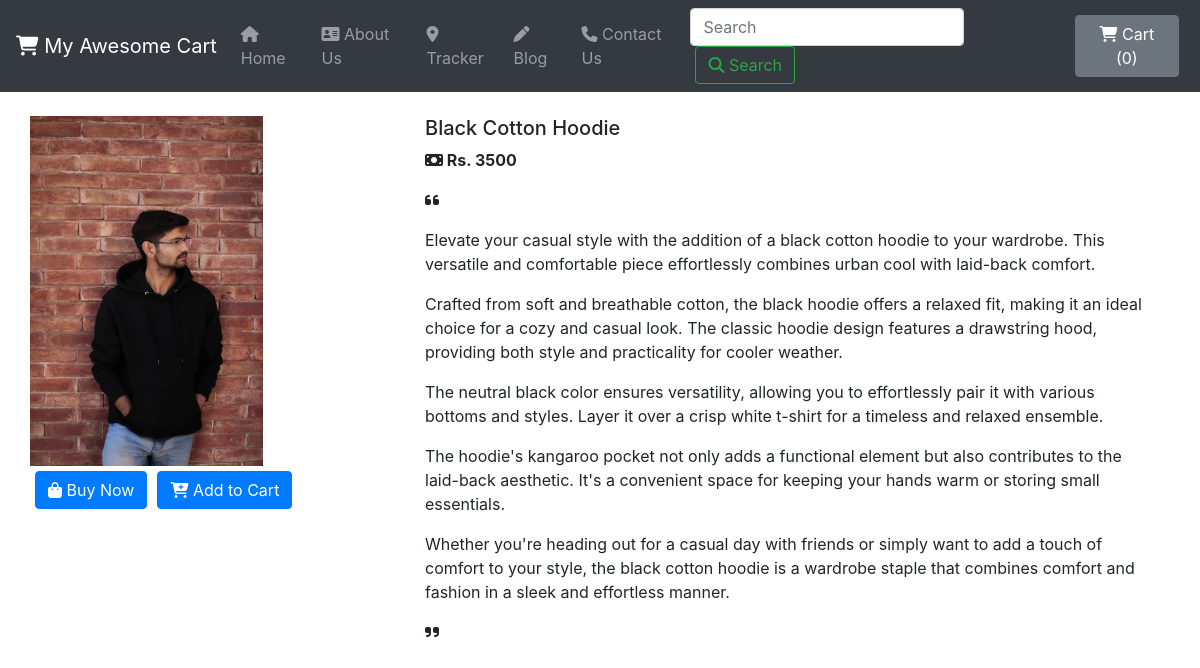
/shop/products/18, run on the app's committed database.
### shop/models.py (models this page shows, shortened)
class Product(models.Model):
    product_id = models.AutoField
    product_name = models.CharField(max_length=26)
    category = models.CharField(max_length=50, default="")
    subcategory = models.CharField(max_length=50, default="")
    price = models.IntegerField(default=0)
    desc = models.TextField(max_length=4000, default="No description Provided.")
    pub_date = models.DateField()
    image = models.ImageField(upload_to="shop/images", default="")

### shop/views.py (the view)
# urls.py: path('products/<int:myid>', views.productView, name="ProductView"),
def productView(request, myid):
    product = Product.objects.filter(id=myid)
    return render(request, "shop/prodview.html", {'product': product[0]})

### shop/templates/shop/prodview.html (shortened to what this page needs)
{% extends 'shop/basic.html' %}
{% block body %}
<div class="container my-4">
    <div class="row">
        <div class="col-md-4">
            <div class="row">
        <img src="/media/{{ product.image }}" width="233px" >
            </div>
                <div class="row">
                    <button class="btn btn-primary"><i class="fas fa-shopping-bag"></i> Buy Now</button>
                    <button class="btn btn-primary"><i class="fa-solid fa-cart-plus"></i> Add to Cart</button>
                </div>
        </div>
            <div class="col-md-8">
        <h5>{{ product.product_name }}</h5>
        <p><strong><i class="fa-solid fa-money-bill"></i> Rs. {{ product.price }}</strong></p>
        <p><i class="fa-solid fa-quote-left"></i> {{ product.desc|linebreaks }}<i class="fa-solid fa-quote-right"></i></p>
            </div>
    </div>
</div>
{% endblock %}

### shop/templates/shop/basic.html (style rules this page uses)
.btn, .btn-secondary { margin: 5px; }

### data on the page
Product: image (picture), product_name "Black Cotton Hoodie", price "3500", desc "Elevate your casual style with the addition of a black cotton hoodie to your wardrobe. This versatile and comfortable piece effortlessly combines urban cool with laid-back comfort. Crafted from soft and breathable cotton, the black hoodie offers a relaxed fit, making it an ideal choice for a cozy and casual look. The classic hoodie design features a drawstring hood, providing both style and practicality for cooler weather. The neutral black color ensures versatility, allowing you to effortlessly pair it with various bottoms and styles. Layer it over a crisp white t-shirt for a timeless and relaxed ensemble. The hoodie's kangaroo pocket not only adds a functional element but also contributes…"
